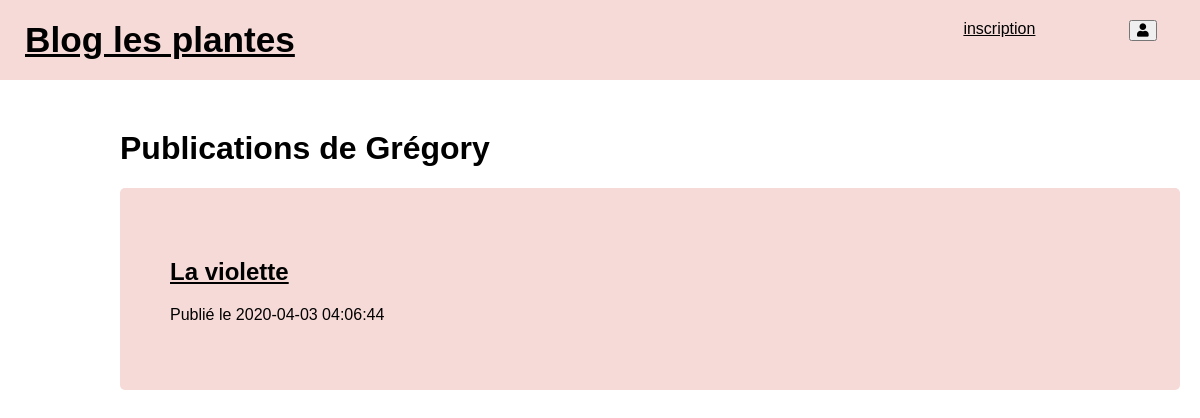
The page /writer.php?id=12 on the database its author committed.
### tables this page shows
CREATE TABLE IF NOT EXISTS `writers` (
  `id` tinyint(3) UNSIGNED NOT NULL AUTO_INCREMENT,
  `username` varchar(30) NOT NULL,
  `hashed_password` varchar(60) NOT NULL,
  PRIMARY KEY (`id`)
);

CREATE TABLE IF NOT EXISTS `posts` (
  `id` tinyint(3) NOT NULL AUTO_INCREMENT,
  `title` varchar(150) NOT NULL,
  `content` text NOT NULL,
  `publication_date` datetime NOT NULL DEFAULT CURRENT_TIMESTAMP,
  `image` varchar(100) NOT NULL,
  `writerid` tinyint(3) UNSIGNED NOT NULL,
  PRIMARY KEY (`id`),
  KEY `writerid` (`writerid`)
);

### writer.php (called while the page is built)
<?php
$dbh = new PDO(
        'mysql:host=localhost;dbname=monblog;charset=utf8',
        'root',
        '',
        [
            PDO::ATTR_ERRMODE => PDO::ERRMODE_EXCEPTION,
            PDO::ATTR_DEFAULT_FETCH_MODE => PDO::FETCH_ASSOC
        ]
    );
$query = 'SELECT id, username FROM writers WHERE id=:id';
$sth = $dbh->prepare($query);
$sth->bindValue(':id', trim($_GET['id']), PDO::PARAM_STR);
$sth->execute();
$basicInfo = $sth->fetch();
$query = 'SELECT posts.id AS postid, posts.title, posts.image, posts.content, posts.publication_date, posts.writerid, writers.id, writers.username FROM posts INNER JOIN writers ON writers.id = posts.writerid WHERE writers.id = :writerid';
$sth = $dbh->prepare($query);
$sth->bindValue(':writerid', trim($_GET['id']), PDO::PARAM_STR);
$sth->execute();
$theArticles = $sth->fetchAll();
include 'writer.phtml';

### writer.phtml (the view, shortened to what this page needs)
<!DOCTYPE html>
<html lang="en">
<head>
    <link href="style.css" rel="stylesheet">
</head>
<body>
    <?php
    if (!empty($_SESSION)) {
        include('nav_logged.phtml');
    } else {
        include('nav.phtml');
    }
    ?>
    <h1>Publications de <?= $basicInfo['username']; ?></h1>
    <div id="container-published-posts">
        <?php foreach ($theArticles as $key => $thePublishedArticle) : ?>
            <a href="http://localhost/blog/article.php?id=<?= $thePublishedArticle['postid']; ?>">
                <h2><?= $thePublishedArticle['title']; ?></h2>
            </a>
            <p>Publié le <?= $thePublishedArticle['publication_date']; ?></p>
        <?php endforeach; ?>
    </div>
</body>
</html>

### style.css (style rules this page uses)
body { font-family: sans-serif; margin: 0; padding: 0; }
#container-published-posts { background-color: rgb(245, 218, 215); width: 80vw; border-radius: 5px; padding: 50px; margin-left: 10vw; }
h1 { margin-left: 10vw; margin-top: 50px; }
a { color: black; }

### rows shown on the page
writers: username "Grégory"
posts: title "La violette", publication_date "2020-04-03 04:06:44"
